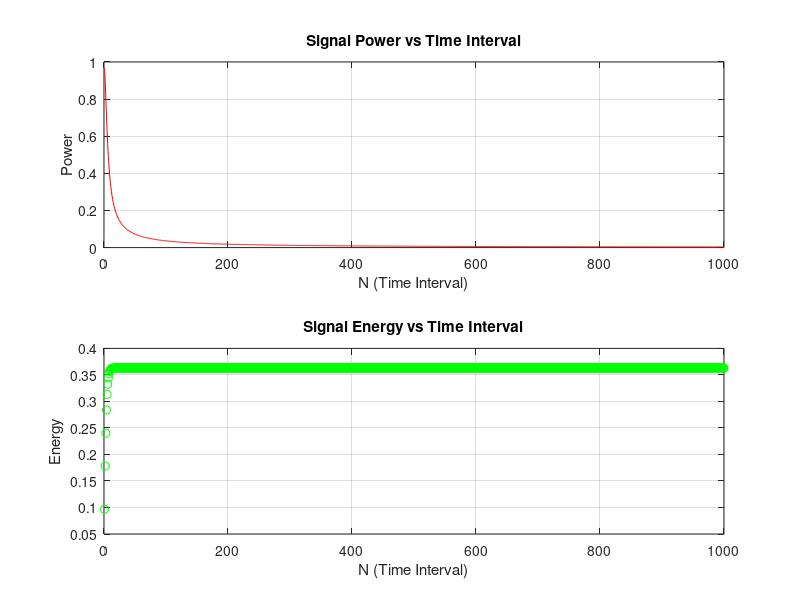

Source code (MATLAB):
y = @(t) (t >= 0).*(4*exp(-3*t) - 3*exp(-4*t));  

N = 0.1;
dt = 0.01;
P = zeros(1, 1000);
E = zeros(1, 1000);

for i = 1:1000
    t = 0:dt:N;
    signal_values = y(t);
    squared_magnitude = abs(signal_values).^2;
    P(i) = trapz(t, squared_magnitude)/N; 
    E(i) = trapz(t, squared_magnitude);    
    N = N + 0.1;  
end


mean_power = mean(P);
mean_energy = mean(E);

i = 1:1000;


figure;


subplot(2,1,1);
plot(i, P, 'r');
xlabel('N (Time Interval)');
ylabel('Power');
title('Signal Power vs Time Interval');
grid on;


subplot(2,1,2);
plot(i, E, 'go' );
xlabel('N (Time Interval)');
ylabel('Energy');
title('Signal Energy vs Time Interval');
grid on;


disp(['Mean Power: ', num2str(mean_power)]);
disp(['Mean Energy: ', num2str(mean_energy)]);
